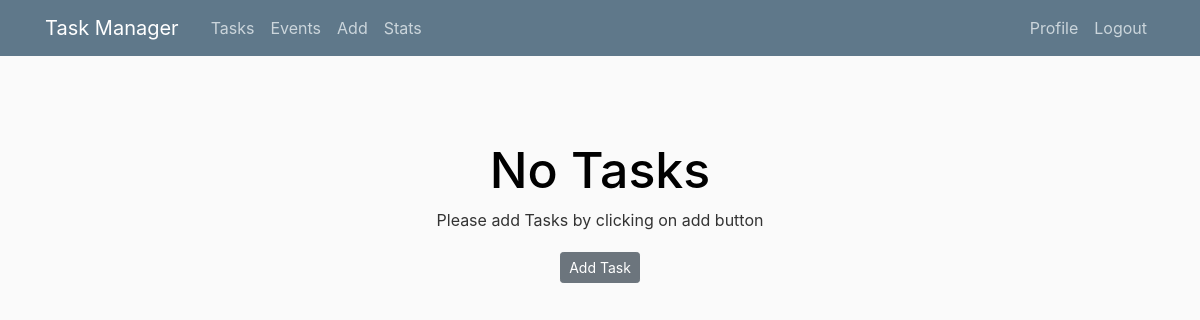
Before: /tasks/ (signed in) with the older database file.
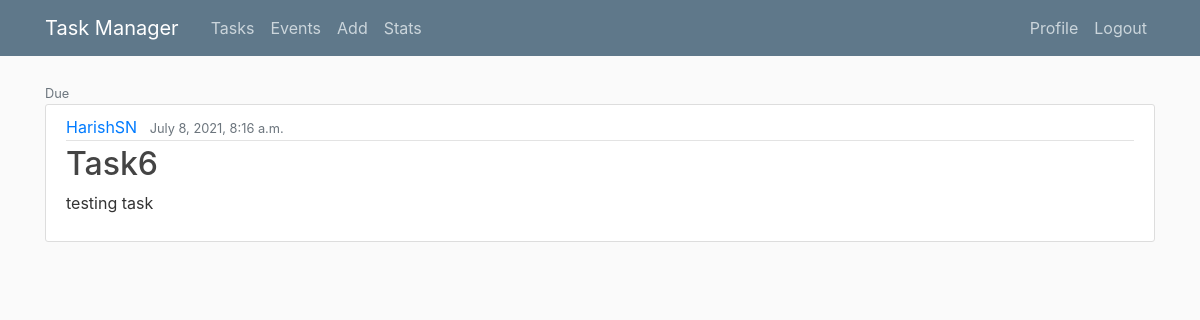
After: the same page with the newer database file.
### taskmanager/models.py (models this page shows, shortened)
class TaskAndEvent(models.Model):
    PRIORITIES = ((10, 'high'), (5, 'low'))
    TYPE = ((1, 'Task'), (2, 'Event'))
    name = models.CharField(max_length=100)
    description = models.TextField()
    date_created = models.DateTimeField(auto_now_add=True)
    author = models.ForeignKey(User, on_delete=models.CASCADE)
    due = models.DateTimeField(
        auto_now_add=False, auto_now=False, default=datetime.now())
    complete = models.CharField(default='nc', max_length=10)
    priority = models.IntegerField(choices=PRIORITIES, default=5)
    name_type = models.IntegerField(choices=TYPE, default=1)

### taskmanager/views.py (the view)
# urls.py: path('tasks/', views.tasks, name='taskmanager-tasks'),
@login_required
def tasks(request):
    dues = TaskAndEvent.objects.filter(due__lt=datetime.now(tz=timezone.utc), author=request.user, complete='nc',
                                       name_type=1)
    tasks = TaskAndEvent.objects.filter(due__gt=datetime.now(
        tz=timezone.utc), author=request.user, complete='nc', name_type=1)
    context = {
        'due': dues,
        'tasks': tasks
    }
    return render(request, 'taskmanager/tasks.html', context)

### taskmanager/templates/taskmanager/tasks.html (shortened to what this page needs)
{% extends "taskmanager/base.html" %}
{% block content %}
    {% if due or tasks %}
        {% if due %}
        <small class="text-muted">Due</small>
    	{%  for task in due %}
            <article class="media content-section">
            <div class="media-body">
                <div class="article-metadata">
                    <a class="mr-2" href="#">{{ task.author }}</a>
                    <small class="text-muted">{{ task.due }}</small>
                </div>
                <h2><a class="article-title" href = "{% url 'task-detail' task.id %}">{{ task.name }}</a></h2>
                <p class="article-content">{{ task.description }}</p>
                </div>
            </div>
        {% endfor %}
            {% endif %}
        {% else %}
        <center>
        <h1>No Tasks</h1>
            <p>Please add Tasks by clicking on add button</p>
        <a class="btn btn-secondary btn-sm mt-1 mb-1" href="{% url 'new'%}">Add Task</a>
        </center>
    {% endif %}
{% endblock content %}

Changed rows visible on the page:
added TaskAndEvent: author "HarishSN", due "July 8, 2021, 8:16 a.m.", name "Task6", description "testing task"
Other visible differences:
text no longer shown: "No Tasks Please add Tasks by clicking on add button Add Task"
text now shown: "Due"
